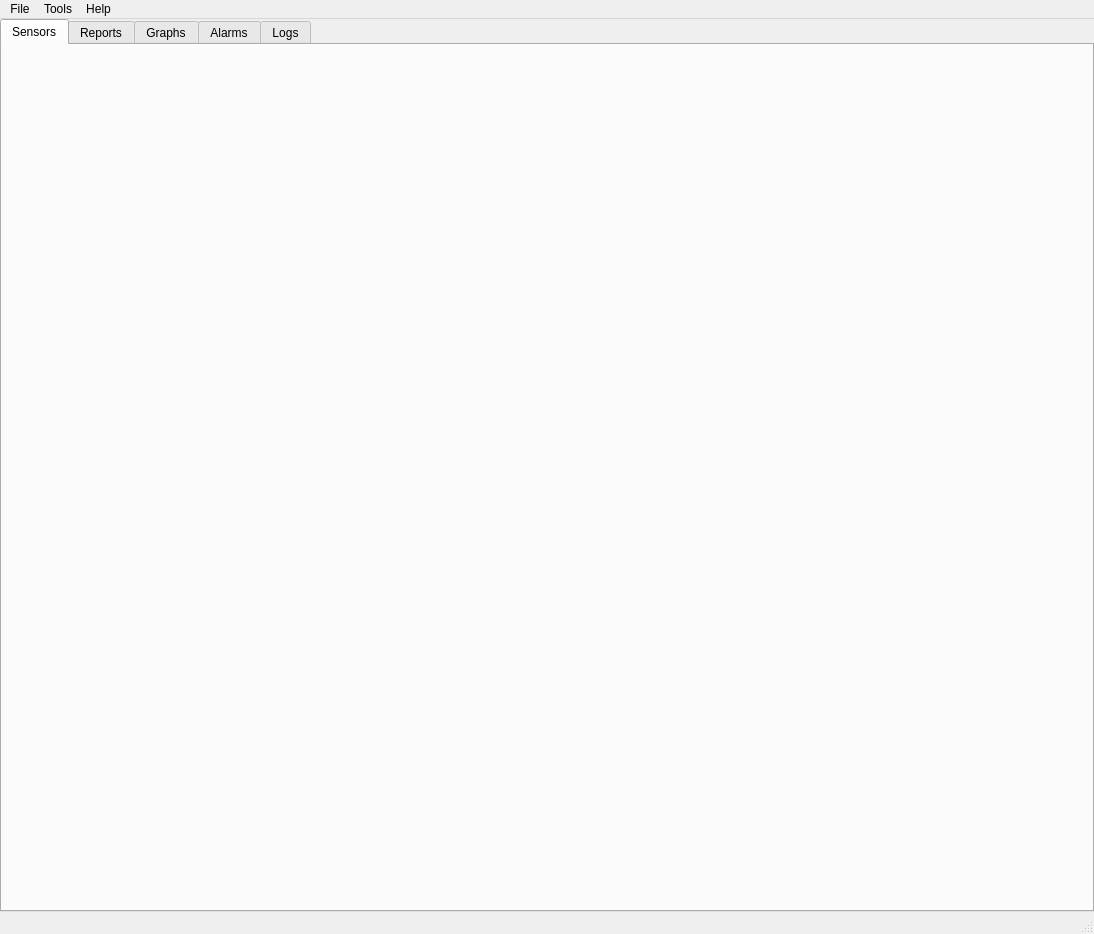
<?xml version="1.0" encoding="UTF-8"?>
<ui version="4.0">
 <class>Manager</class>
 <widget class="QMainWindow" name="Manager">
  <property name="geometry">
   <rect>
    <x>0</x>
    <y>0</y>
    <width>1094</width>
    <height>934</height>
   </rect>
  </property>
  <property name="windowTitle">
   <string>Sense Manager</string>
  </property>
  <property name="unifiedTitleAndToolBarOnMac">
   <bool>true</bool>
  </property>
  <widget class="QWidget" name="centralwidget">
   <layout class="QVBoxLayout" name="verticalLayout">
    <property name="spacing">
     <number>0</number>
    </property>
    <property name="leftMargin">
     <number>0</number>
    </property>
    <property name="topMargin">
     <number>0</number>
    </property>
    <property name="rightMargin">
     <number>0</number>
    </property>
    <property name="bottomMargin">
     <number>0</number>
    </property>
    <item>
     <widget class="QTabWidget" name="tabWidget">
      <property name="tabShape">
       <enum>QTabWidget::Rounded</enum>
      </property>
      <property name="currentIndex">
       <number>0</number>
      </property>
      <widget class="SensorsWidget" name="sensorsWidget">
       <attribute name="icon">
        <iconset resource="../res/res.qrc">
         <normaloff>:/icons/ui/sensor.png</normaloff>:/icons/ui/sensor.png</iconset>
       </attribute>
       <attribute name="title">
        <string>Sensors</string>
       </attribute>
      </widget>
      <widget class="MeasurementsWidget" name="measurementsWidget">
       <attribute name="icon">
        <iconset resource="../res/res.qrc">
         <normaloff>:/icons/ui/measurements.png</normaloff>:/icons/ui/measurements.png</iconset>
       </attribute>
       <attribute name="title">
        <string>Reports</string>
       </attribute>
      </widget>
      <widget class="PlotWidget" name="plotWidget">
       <attribute name="icon">
        <iconset resource="../res/res.qrc">
         <normaloff>:/icons/ui/graph.png</normaloff>:/icons/ui/graph.png</iconset>
       </attribute>
       <attribute name="title">
        <string>Graphs</string>
       </attribute>
      </widget>
      <widget class="AlarmsWidget" name="alarmsWidget">
       <attribute name="icon">
        <iconset resource="../res/res.qrc">
         <normaloff>:/icons/ui/alarm.png</normaloff>:/icons/ui/alarm.png</iconset>
       </attribute>
       <attribute name="title">
        <string>Alarms</string>
       </attribute>
      </widget>
      <widget class="LogsWidget" name="logsWidget">
       <attribute name="icon">
        <iconset resource="../res/res.qrc">
         <normaloff>:/icons/ui/info.png</normaloff>:/icons/ui/info.png</iconset>
       </attribute>
       <attribute name="title">
        <string>Logs</string>
       </attribute>
      </widget>
     </widget>
    </item>
   </layout>
  </widget>
  <widget class="QStatusBar" name="statusbar"/>
  <widget class="QMenuBar" name="menuBar">
   <property name="geometry">
    <rect>
     <x>0</x>
     <y>0</y>
     <width>1094</width>
     <height>18</height>
    </rect>
   </property>
   <widget class="QMenu" name="menuFile">
    <property name="title">
     <string>File</string>
    </property>
    <addaction name="actionLogout"/>
    <addaction name="separator"/>
    <addaction name="actionExit"/>
   </widget>
   <widget class="QMenu" name="menuHelp">
    <property name="title">
     <string>Help</string>
    </property>
    <addaction name="actionAbout"/>
   </widget>
   <widget class="QMenu" name="menuTools">
    <property name="title">
     <string>Tools</string>
    </property>
    <addaction name="actionUsers"/>
    <addaction name="actionBaseStations"/>
    <addaction name="actionReports"/>
    <addaction name="separator"/>
    <addaction name="actionSettings"/>
   </widget>
   <addaction name="menuFile"/>
   <addaction name="menuTools"/>
   <addaction name="menuHelp"/>
  </widget>
  <action name="actionLogout">
   <property name="text">
    <string>Logout</string>
   </property>
  </action>
  <action name="actionExit">
   <property name="icon">
    <iconset resource="../res/res.qrc">
     <normaloff>:/icons/ui/arrow-right.png</normaloff>:/icons/ui/arrow-right.png</iconset>
   </property>
   <property name="text">
    <string>Exit</string>
   </property>
  </action>
  <action name="actionAbout">
   <property name="text">
    <string>About</string>
   </property>
  </action>
  <action name="actionSettings">
   <property name="icon">
    <iconset resource="../res/res.qrc">
     <normaloff>:/icons/ui/setup.png</normaloff>:/icons/ui/setup.png</iconset>
   </property>
   <property name="text">
    <string>Settings</string>
   </property>
  </action>
  <action name="actionUsers">
   <property name="icon">
    <iconset resource="../res/res.qrc">
     <normaloff>:/icons/ui/users.png</normaloff>:/icons/ui/users.png</iconset>
   </property>
   <property name="text">
    <string>Users</string>
   </property>
  </action>
  <action name="actionBaseStations">
   <property name="icon">
    <iconset resource="../res/res.qrc">
     <normaloff>:/icons/ui/station.png</normaloff>:/icons/ui/station.png</iconset>
   </property>
   <property name="text">
    <string>Base Stations</string>
   </property>
  </action>
  <action name="actionReports">
   <property name="icon">
    <iconset resource="../res/res.qrc">
     <normaloff>:/icons/ui/report.png</normaloff>:/icons/ui/report.png</iconset>
   </property>
   <property name="text">
    <string>Automatic Reports</string>
   </property>
  </action>
 </widget>
 <customwidgets>
  <customwidget>
   <class>MeasurementsWidget</class>
   <extends>QWidget</extends>
   <header>MeasurementsWidget.h</header>
   <container>1</container>
  </customwidget>
  <customwidget>
   <class>AlarmsWidget</class>
   <extends>QWidget</extends>
   <header>AlarmsWidget.h</header>
   <container>1</container>
  </customwidget>
  <customwidget>
   <class>SensorsWidget</class>
   <extends>QWidget</extends>
   <header>SensorsWidget.h</header>
   <container>1</container>
  </customwidget>
  <customwidget>
   <class>PlotWidget</class>
   <extends>QWidget</extends>
   <header>PlotWidget.h</header>
   <container>1</container>
  </customwidget>
  <customwidget>
   <class>LogsWidget</class>
   <extends>QWidget</extends>
   <header>LogsWidget.h</header>
   <container>1</container>
  </customwidget>
 </customwidgets>
 <resources>
  <include location="../res/res.qrc"/>
 </resources>
 <connections/>
</ui>
